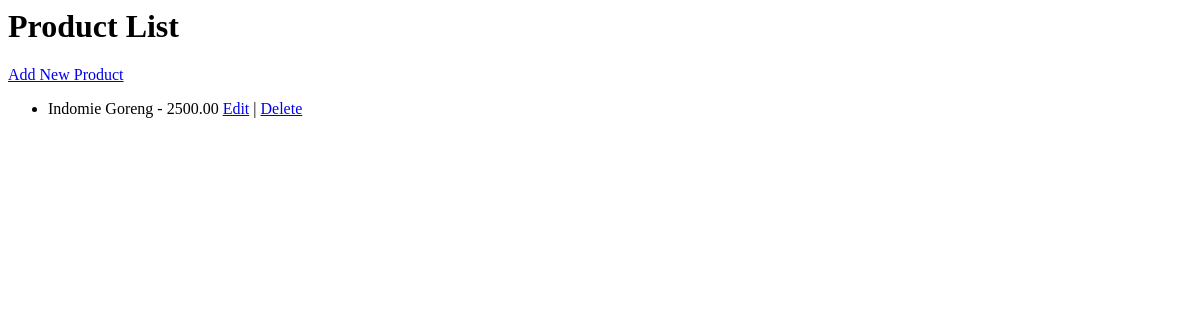
/products/, run on an earlier commit of the app's database.
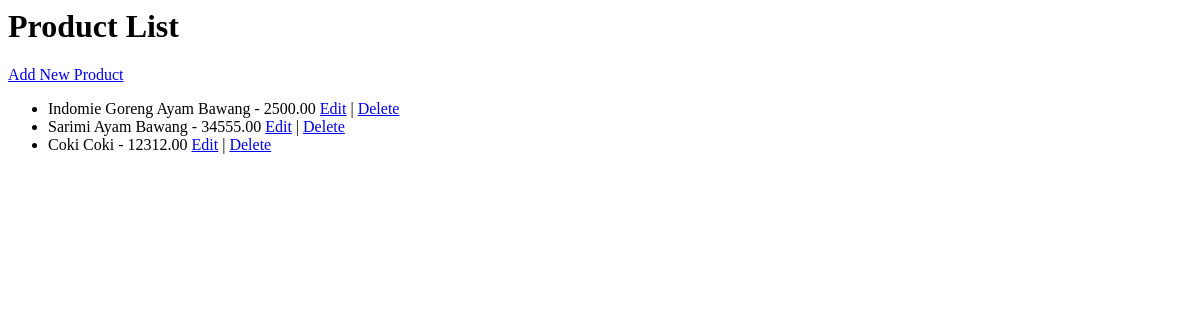
And on a later commit of the database.
### product/models.py (models this page shows, shortened)
class Product(models.Model):
    name = models.CharField(max_length=255)
    barcode = models.CharField(max_length=100, unique=True)
    price = models.DecimalField(max_digits=10, decimal_places=2)
    stock = models.PositiveIntegerField()

### product/views.py (the view)
# urls.py: path('products/', product_list, name='product_list'),
def product_list(request):
    products = Product.objects.all()
    return render(request, 'product/product_list.html', {'products': products})

### product/templates/product/product_list.html (shortened to what this page needs)
<h1>Product List</h1>
<a href="{% url 'product_add' %}">Add New Product</a>
<ul>
    {% for product in products %}
        <li>{{ product.name }} - {{ product.price }} <a href="edit/{{ product.id }}">Edit</a> | <a href="delete/{{ product.id }}" onclick="return confirmDelete(event);">Delete</a></li>
    {% endfor %}
</ul>

What changed in the data, as far as the page shows it:
changed Product: name "Indomie Goreng" → "Indomie Goreng Ayam Bawang"
added Product: name "Sarimi Ayam Bawang", price "34555.00"
added Product: name "Coki Coki", price "12312.00"
